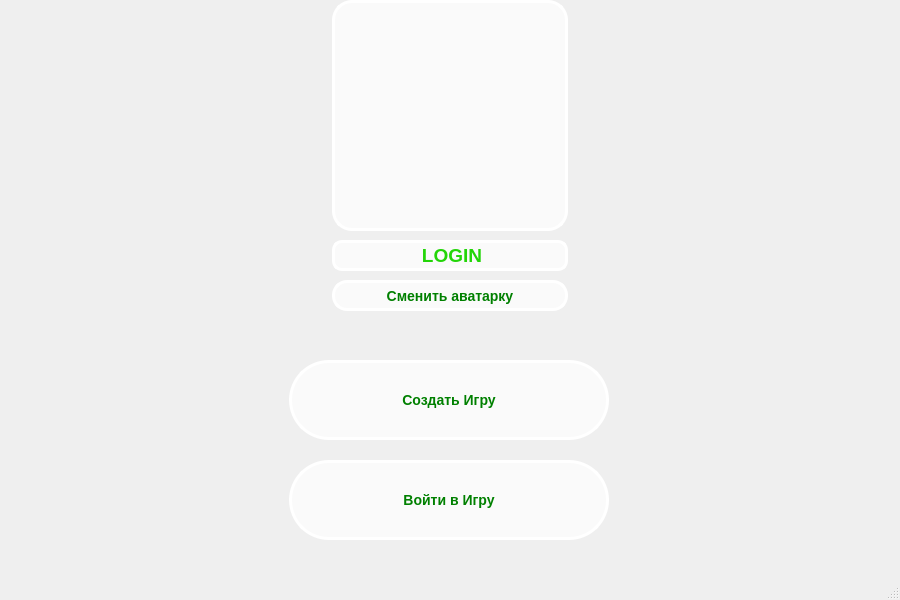
<?xml version="1.0" encoding="UTF-8"?>
<ui version="4.0">
 <class>MainWindow</class>
 <widget class="QMainWindow" name="MainWindow">
  <property name="windowModality">
   <enum>Qt::WindowModal</enum>
  </property>
  <property name="enabled">
   <bool>true</bool>
  </property>
  <property name="geometry">
   <rect>
    <x>0</x>
    <y>0</y>
    <width>900</width>
    <height>600</height>
   </rect>
  </property>
  <property name="baseSize">
   <size>
    <width>7</width>
    <height>0</height>
   </size>
  </property>
  <property name="contextMenuPolicy">
   <enum>Qt::DefaultContextMenu</enum>
  </property>
  <property name="windowTitle">
   <string>MainWindow</string>
  </property>
  <property name="layoutDirection">
   <enum>Qt::LeftToRight</enum>
  </property>
  <property name="autoFillBackground">
   <bool>false</bool>
  </property>
  <property name="styleSheet">
   <string notr="true">QPushButton{
	border: 3px solid #fff;
	font-weight: bold;
	color: green;
	font-size: 14px;
	background: rgba(255, 255, 255, 0.7);
	border-radius: 40px;	
}
QPushButton:hover{
	background-color:silver;	
}
QMainWindow{
	background-image: url(C:/Users/Ilsaf/PycharmProjects/first_project/Game_bunker/Bunker/images/game_win_img.png);
}
</string>
  </property>
  <widget class="QWidget" name="centralwidget">
   <widget class="QPushButton" name="create_game">
    <property name="geometry">
     <rect>
      <x>289</x>
      <y>360</y>
      <width>320</width>
      <height>80</height>
     </rect>
    </property>
    <property name="text">
     <string>Создать Игру</string>
    </property>
   </widget>
   <widget class="QPushButton" name="enter_game">
    <property name="geometry">
     <rect>
      <x>289</x>
      <y>460</y>
      <width>320</width>
      <height>80</height>
     </rect>
    </property>
    <property name="text">
     <string>Войти в Игру</string>
    </property>
   </widget>
   <widget class="QLabel" name="prof_img">
    <property name="geometry">
     <rect>
      <x>332</x>
      <y>0</y>
      <width>236</width>
      <height>231</height>
     </rect>
    </property>
    <property name="styleSheet">
     <string notr="true">border: 3px solid #fff;
border-radius: 20px;
background: rgba(255, 255, 255, 0.7);</string>
    </property>
    <property name="text">
     <string/>
    </property>
    <property name="pixmap">
     <pixmap>../images/def_prof_img.png</pixmap>
    </property>
   </widget>
   <widget class="QLabel" name="prof_login">
    <property name="geometry">
     <rect>
      <x>332</x>
      <y>240</y>
      <width>236</width>
      <height>31</height>
     </rect>
    </property>
    <property name="styleSheet">
     <string notr="true">border: 3px solid #fff;
border-radius: 10px;
background: rgba(255, 255, 255, 0.7);
font-weight: bold;
color: green;
font-size: 14px;
qproperty-alignment: AlignCenter;</string>
    </property>
    <property name="text">
     <string>&lt;html&gt;&lt;head/&gt;&lt;body&gt;&lt;p align=&quot;center&quot;&gt;&lt;span style=&quot; font-size:14pt; font-weight:600; color:#23d508;&quot;&gt;LOGIN&lt;/span&gt;&lt;/p&gt;&lt;/body&gt;&lt;/html&gt;</string>
    </property>
   </widget>
   <widget class="QPushButton" name="change_prof_img">
    <property name="geometry">
     <rect>
      <x>332</x>
      <y>280</y>
      <width>236</width>
      <height>31</height>
     </rect>
    </property>
    <property name="styleSheet">
     <string notr="true">QPushButton{
	border: 3px solid #fff;
	font-weight: bold;
	color: green;
	font-size: 14px;
	background: rgba(255, 255, 255, 0.7);
	border-radius: 15px;	
}
QPushButton:hover{
	background-color:silver;	
}</string>
    </property>
    <property name="text">
     <string>Сменить аватарку</string>
    </property>
   </widget>
  </widget>
  <widget class="QMenuBar" name="menubar">
   <property name="geometry">
    <rect>
     <x>0</x>
     <y>0</y>
     <width>900</width>
     <height>20</height>
    </rect>
   </property>
  </widget>
  <widget class="QStatusBar" name="statusbar"/>
 </widget>
 <resources/>
 <connections/>
</ui>
